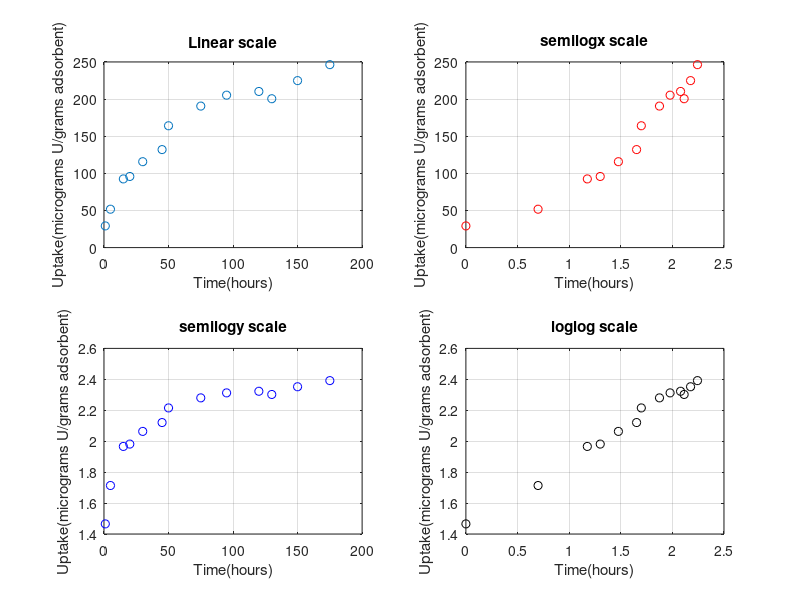
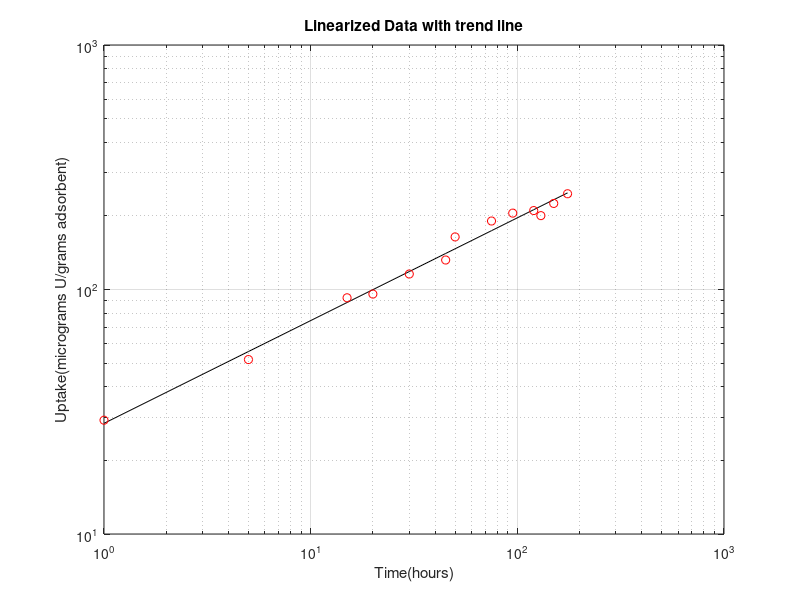
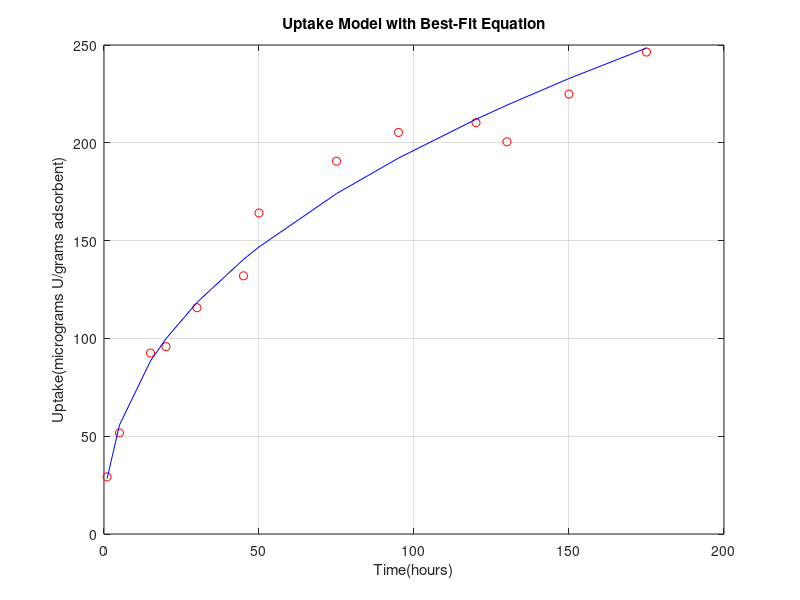

MATLAB code for these plots, in order:
%%%%%%%%%%%%%%%%%%%%%%%%%%%%%%%%%%%%%%%%%%%%%%%%%%%%%%%%%%%%%%%%%%%%%
% ENGR 132 
% Program Description 
%Using the given data create a figure with a 2x2 subplot that contain the
%given data on linear,semilogx,semilogy and loglog scales. Then the data is
%linearized to find the best fit equation by using least squares
%regression. Then using this equation answer the given questions.
%
% Assigment Information
%   Assignment:			PS 05, Problem 01
%   Author:				Ranjan Behl, rbehl@purdue.edu
%   Team ID:			008-14
%   Paired Partner:	    John Chapla, jchapla@purdue.edu
%   Contributor:		Name, login@purdue [repeat for each]
%   Our contributor(s) helped us:	
%     [ ] understand the assignment expectations without
%         telling us how they will approach it.
%     [ ] understand different ways to think about a solution
%         without helping us plan our solution.
%     [ ] think through the meaning of a specific error or
%         bug present in our code without looking at our code.

%%%%%%%%%%%%%%%%%%%%%%%%%%%%%%%%%%%%%%%%%%%%%%%%%%%%%%%%%%%%%%%%%%%%%



%% ____________________
%% INITIALIZATION
Data = csvread("Data_uranium_adsorption.csv",1,0); % loading the given data into a martix called Data
uptake = Data(:,2); % the uptake data into a independent column vector
time = Data(:,1); % the time data into a separte column vector 
%% ____________________
%% SUBPLOT FIGURE
%Part A
figure (1)
subplot(2,2,1);
plot(time,uptake,'o'); % ploting the data on linear scale
grid on
title("Linear scale"); % creating a title
xlabel("Time(hours)"); % labeling the x axis
ylabel("Uptake(micrograms U/grams adsorbent)"); % labeling the y axis

subplot(2,2,2);
plot(log10(time),uptake,'ro');
grid on
title("semilogx scale"); % creating a title
xlabel("Time(hours)"); % labeling the x axis
ylabel("Uptake(micrograms U/grams adsorbent)"); % labeling the y axis

subplot(2,2,3);
plot(time,log10(uptake),'bo');
grid on
title("semilogy scale"); % creating a title
xlabel("Time(hours)"); % labeling the x axis
ylabel("Uptake(micrograms U/grams adsorbent)"); % labeling the y axis

subplot(2,2,4);
plot(log10(time),log10(uptake),'ko');
grid on
title("loglog scale"); % creating a title
xlabel("Time(hours)"); % labeling the x axis
ylabel("Uptake(micrograms U/grams adsorbent)"); % labeling the y axis





%% ____________________
%% LINEARIZATION
%Part C
coeffiecent_uptake  = polyfit(log10(time),log10(uptake),1); % finding the slope and y int of the linear eq
Linearizeddata = 10.^coeffiecent_uptake(2) * time.^ coeffiecent_uptake(1); %
%
fprintf('\nThe linearized form of the equation is Uptake = %d * time + %f',coeffiecent_uptake(:,1),coeffiecent_uptake(:,2));
%
figure (2)
loglog(time,Linearizeddata,'-k'); % ploting the trendline 
grid on
hold on
plot(time,uptake,'ro'); % ploting the given data
title("Linearized Data with trend line"); % creating a title
xlabel("Time(hours)"); % labeling the x axis
ylabel("Uptake(micrograms U/grams adsorbent)"); % labeling the y axis
hold off
%% ____________________
%% UPTAKE MODEL
fprintf("\n THe best- fit equation for the relationship is Uptake = 10^%f * time^%f",coeffiecent_uptake(2),coeffiecent_uptake(1))
%
bestfitdata = 10.^coeffiecent_uptake(2) * time.^coeffiecent_uptake(1); % finding the new y values based on the best fit eq
figure (3)
plot(time,uptake,'ro');
hold on
grid on
plot((time),bestfitdata,'-b');
title("Uptake Model with Best-Fit Equation"); % creating a title
xlabel("Time(hours)"); % labeling the x axis
ylabel("Uptake(micrograms U/grams adsorbent)"); % labeling the y axis
hold off
%% ____________________
%% PREDICTIONS
uptake10 = 10.^coeffiecent_uptake(2) * 10.^coeffiecent_uptake(1); % finding the predicted uranium uptake after 10 hours
uptake100 = 10.^coeffiecent_uptake(2) * 100.^coeffiecent_uptake(1); % finding the predicted uranium uptake after 100 hours
uptake250 = 10.^coeffiecent_uptake(2) * 250.^coeffiecent_uptake(1); % finding the predicted uranium uptake after 250 hours
%% ____________________
%% ANALYSIS

%% -- Q1
% The power function(loglog scale) is the one that best represents the
% relationship between data.


%% -- Q2
% Based on the model the predicted uranium uptake after 10 hours is 74.6197
% micrograms U/grams adsorbent, 196.3796 micrograms U/grams adsorbent after 100 hours 
% and 288.6208 micrograms U/grams adsorbent after 250 hours. The main
% limitation that the lead engineer needs to know about is that the model
% will become more useless the more it goes away from the given data. For
% example its not advised to use the model after say 250 hours.



%% ____________________
%% ACADEMIC INTEGRITY STATEMENT
% We have not used source code obtained from any other unauthorized
% source, either modified or unmodified.  Neither have we provided
% access to our code to another. The script we are submitting
% is our own original work.